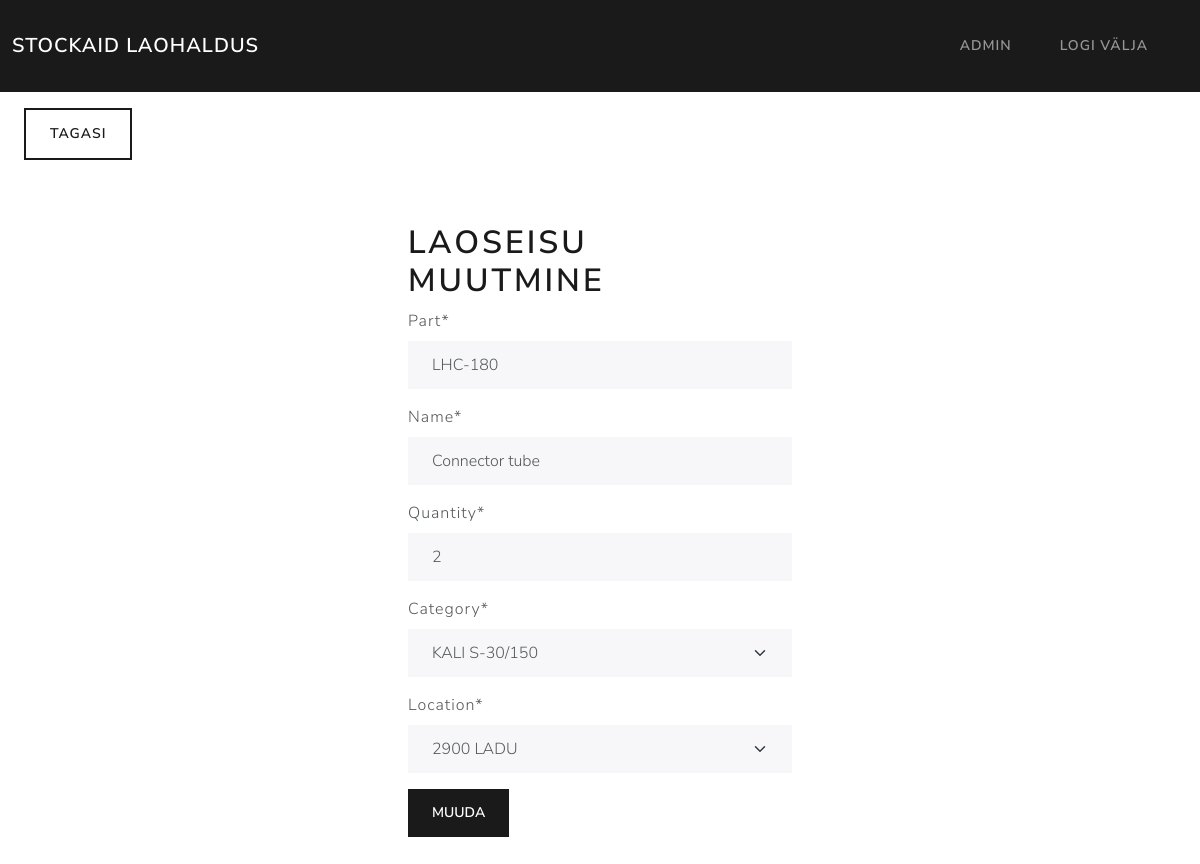
The app's page /edit-item/4 (signed in) with its own data.
### stock/models.py (models this page shows, shortened)
class InventoryItem(models.Model):
    part = models.CharField(max_length=200)
    name = models.CharField(max_length=200)
    quantity = models.IntegerField()
    category = models.ForeignKey('Category', on_delete=models.SET_NULL, blank=True, null=True)
    location = models.ForeignKey('Location', on_delete=models.SET_NULL, blank=True, null=True)
    date_created = models.DateTimeField(auto_now_add=True)

class Category(models.Model):
    name = models.CharField(max_length=200)
    class Meta:
        verbose_name_plural = 'categories'
    def __str__(self):
        return self.name

class Location(models.Model):
    name = models.CharField(max_length=200)
    def __str__(self):
        return self.name

### stock/views.py (the view)
# urls.py: path('edit-item/<int:pk>', EditItem.as_view(), name='edit-item'),
class EditItem(LoginRequiredMixin, UpdateView):
    model = InventoryItem
    template_name = 'stock/update_stock.html'
    form_class = InventoryItemForm
    success_url = reverse_lazy('dashboard')

### stock/forms.py
class InventoryItemForm(forms.ModelForm):
    category = forms.ModelChoiceField(queryset=Category.objects.all(), initial=0)
    location = forms.ModelChoiceField(queryset=Location.objects.all(), initial=0)
    class Meta:
        model = InventoryItem
        fields = ['part', 'name', 'quantity', 'category', 'location']

### stock/templates/stock/update_stock.html (shortened to what this page needs)
{% extends 'stock/base.html' %}
{% load crispy_forms_tags %}
{% block content %}
    <a href="{% url 'dashboard' %}" class="btn btn-outline-primary my-3 mx-4">
        Tagasi
    </a>
    <div class="row">
        <div class="col-11 col-md-4 mx-auto mt-5">
            <h1>Laoseisu muutmine</h1>
            <form method="POST">
                {{ form|crispy }}
                <div class="mt-3 mb-5">
                    <button class="btn btn-primary">Muuda</button>
                </div>
            </form>
        </div>
    </div>
{% endblock content %}

### stock/templates/stock/navigation.html (shortened to what this page needs)
<nav class="navbar navbar-expand-lg bg-primary" data-bs-theme="dark">
    <div class="container-fluid">
        <a class="navbar-brand" href="{% url 'index' %}">StockAid laohaldus</a>
        <div class="collapse navbar-collapse justify-content-end" id="navbarNav">
            <ul class="navbar-nav">
                {% if user.is_authenticated %}
                <li class="nav-item">
                    <a class="nav-link" href="#">{{ user.username }}</a>
                </li>
                <li class="nav-item">
                    <a class="nav-link" href="{% url 'logout' %}">Logi välja</a>
                </li>
                {% endif %}
            </ul>
        </div>
    </div>
</nav>

### records on screen
InventoryItem: part "LHC-180", name "Connector tube", quantity "2", category "KALI S-30/150", location "2900 LADU"

### other values on screen
{{ user.username }} "ADMIN"
